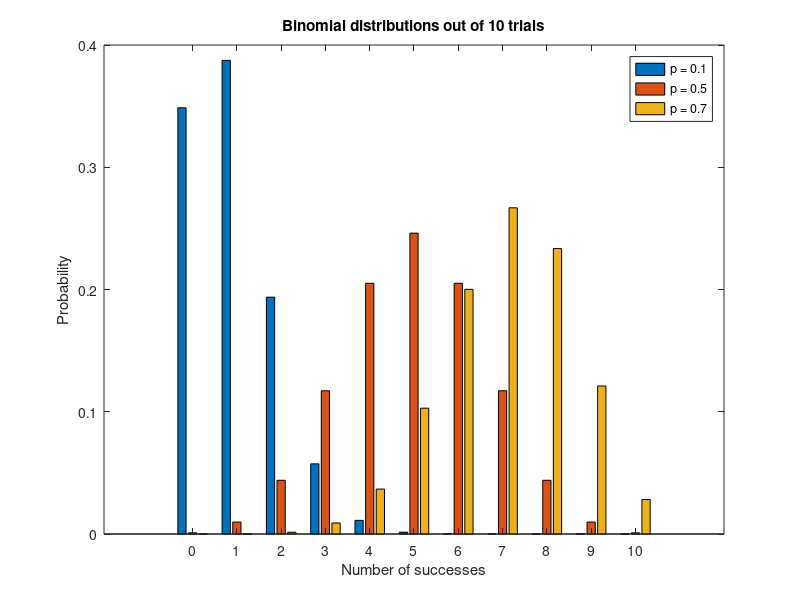

The MATLAB script that drew this image:
% This script plots the histogram for the many binomial distributions at
% the same time

% Parameters (to play with)
n = 10; % number of coin tosses
pvec = [ 0.1 0.5 0.7 ]; % vector for probabilities of head
lp = length(pvec); % number of distributions plotted simultaneously

% Initialisation
x = 0:n; % List of possible values for the number of successes (row vector, x-axis)
y = zeros(lp,n+1); % one row per distribution, each of them with n+1 possible number of heads

% Main program
for ip = 1:lp % index for p ranges from 1 to lp
    p = pvec(ip);
    y(ip,:) = binopdf(x,n,p); % Store results in the ip's row
    % Matlab allows x to be a vector, and spits out y of the same dimensions as x.
    % Otherwise a for loop would be needed
end
y % Display y

% Plot
figure(1)
bar(x,y') % matlab prefers if each group is in one column, rather than 1 row, so I transpose y
xlabel('Number of successes')
ylabel('Probability')
title('Binomial distributions out of 10 trials')
leg = cell(1,lp);
for ip = 1:lp
    leg{ip} = ['p = ',num2str(pvec(ip))];
end
legend(leg)
